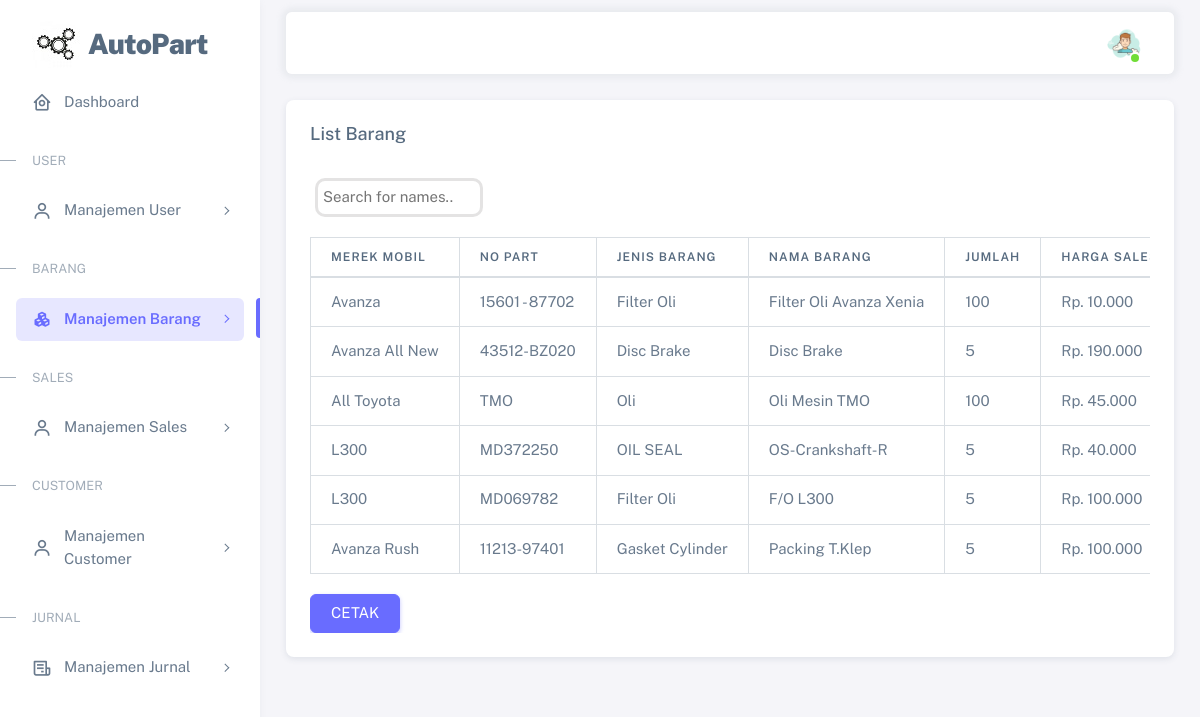
Page /admin/list_barang.php on the committed database.
### tables this page shows
CREATE TABLE `tb_barang` (
  `id_barang` bigint(100) NOT NULL,
  `jenis_mobil` varchar(100) NOT NULL,
  `merek_mobil` varchar(100) NOT NULL,
  `no_part` varchar(100) NOT NULL,
  `jenis_barang` varchar(100) NOT NULL,
  `nama_barang` varchar(100) NOT NULL,
  `jumlah_barang` varchar(100) NOT NULL,
  `nama_sales` varchar(100) NOT NULL,
  `harga_sales` varchar(100) NOT NULL,
  `harga_jual` varchar(100) NOT NULL
);

### admin/list_barang.php (the view, shortened to what this page needs)
<?php
  require_once("koneksi.php");
?>
<!DOCTYPE html>
<html>
  <head>
    <link rel="stylesheet" href="assets/vendor/fonts/boxicons.css" />
    <link rel="stylesheet" href="assets/vendor/css/core.css" />
    <link rel="stylesheet" href="assets/vendor/css/theme-default.css"/>
    <link rel="stylesheet" href="assets/css/demo.css" />
  </head>
  <body>
    <div class="layout-wrapper layout-content-navbar">
    <div class="layout-container">
 <aside id="layout-menu" class="layout-menu menu-vertical menu bg-menu-theme">
          <div class="app-brand demo">
            <a href="index.php" class="app-brand-link">
              <span class="app-brand-logo demo">
                 <img src="assets/img/favicon/admin.png">
              </span>
              <span class="app-brand-text demo menu-text fw-bolder ms-2">AutoPart</span>
            </a>
          </div>
            <ul class="menu-inner py-1">
              <li class="menu-item ">
                <a href="index.php" class="menu-link">
                  <i class="menu-icon tf-icons bx bx-home-circle"></i>
                  <div data-i18n="Analytics">Dashboard</div>
                </a>
              </li>
              <li class="menu-header small text-uppercase"><span class="menu-header-text">User</span></li>
                <li class="menu-item">
                  <a href="#" class="menu-link menu-toggle">
                    <i class="menu-icon tf-icons bx bx-user"></i>
                    <div data-i18n="Basic">Manajemen User</div>
                  </a>
                </li>
              <li class="menu-header small text-uppercase"><span class="menu-header-text">Barang</span></li>
                <li class="menu-item active">
                  <a href="#" class="menu-link menu-toggle">
                    <i class="menu-icon tf-icons bx bxs-component"></i>
                    <div data-i18n="Basic">Manajemen Barang</div>
                  </a>
                </li>
              <li class="menu-header small text-uppercase"><span class="menu-header-text">Sales</span></li>
                <li class="menu-item">
                  <a href="#" class="menu-link menu-toggle">
                    <i class="menu-icon tf-icons bx bx-user"></i>
                    <div data-i18n="Basic">Manajemen Sales</div>
                  </a>
                </li>
                <li class="menu-header small text-uppercase"><span class="menu-header-text">Customer</span></li>
                  <li class="menu-item">
                    <a href="#" class="menu-link menu-toggle">
                      <i class="menu-icon tf-icons bx bx-user"></i>
                      <div data-i18n="Basic">Manajemen Customer</div>
                    </a>
                  </li>
                <li class="menu-header small text-uppercase"><span class="menu-header-text">Jurnal</span></li>
                  <li class="menu-item">
                    <a href="#" class="menu-link menu-toggle">
                      <i class="menu-icon tf-icons bx bx-receipt"></i>
                      <div data-i18n="Basic">Manajemen Jurnal</div>
                    </a>
                  </li>
        </aside>
      <div class="layout-page">
          <nav class="layout-navbar container-xxl navbar navbar-expand-xl navbar-detached align-items-center bg-navbar-theme" id="layout-navbar">
            <div class="navbar-nav-right d-flex align-items-center" id="navbar-collapse">
              <ul class="navbar-nav flex-row align-items-center ms-auto">
                <li class="nav-item navbar-dropdown dropdown-user dropdown">
                  <a class="nav-link dropdown-toggle hide-arrow" href="javascript:void(0);" data-bs-toggle="dropdown">
                    <div class="avatar avatar-online">
                      <img src="assets/img/avatars/1.png" alt class="w-px-40 h-auto rounded-circle" />
                    </div>
                  </a>
                </li>
              </ul>
            </div>
          </nav>
          <div class="content-wrapper">
            <div class="container-xxl flex-grow-1 container-p-y">
              <div class="row align-items-center">
                <div class="col-xl-12">
                  <div class="card">
                    <h5 class="card-header">List Barang</h5>
                    <div class="card-body">
                     <div class="table-responsive text-nowrap">
                     <input type="text" id="myInput" onkeyup="myFunction()" placeholder="Search for names.." style="margin-bottom: 20px;border: 3px solid #30262621;display: block;padding: 5px;border-radius: 10px;margin-left: 5px;width: 20%; margin-top: 10px">
                      <table class="table table-bordered">
                      <thead>
                                <tr>
                                    <th>Merek Mobil</th>
                                    <th>No Part</th>
                                    <th>Jenis Barang</th>
                                    <th>Nama Barang</th>
                                    <th>Jumlah</th>
                                    <th>Harga Sales</th>
                                </tr>
                            </thead>
                            <tbody id="myTable">
                                <?php
                                    $query = "SELECT * FROM tb_barang";
                                    $query_run = mysqli_query($con, $query);
                                    if(mysqli_num_rows($query_run) > 0)
                                    {
                                        foreach($query_run as $barang)
                                        {
                                            ?>
                                            <tr>
                                                <td><?= $barang['merek_mobil']; ?></td>
                                                <td><?= $barang['no_part']; ?></td>
                                                <td><?= $barang['jenis_barang']; ?></td>
                                                <td><?= $barang['nama_barang']; ?></td>
                                                <td><?= $barang['jumlah_barang']; ?></td>
                                                <td>Rp. <?= number_format($barang['harga_sales'],0, ",", ".");?></td>
                                            </tr>
                                            <?php
                                        }
                                    }
                                    else
                                    {
                                        echo "<h5> No Record Found </h5>";
                                    }
                                ?>
                            </tbody>
                        </table>
                        <a class="btn btn-primary" href="cetak_barang.php" role="button" target="_blank" style="margin-top: 20px"> CETAK </a>
                  </div>
                </div>
              </div>
                </div>
              </div>
            </div>
          </div>
    </div>
  </div>
  </body>
</html>

### admin/assets/css/demo.css (style rules this page uses)
.menu .app-brand.demo { height: 64px; margin-top: 12px; }
.app-brand-text.demo { font-size: 1.75rem; letter-spacing: -0.5px; }

### rows in the picture
tb_barang: merek_mobil "Avanza", no_part "15601 - 87702", jenis_barang "Filter Oli", nama_barang "Filter Oli Avanza Xenia", jumlah_barang "100", harga_sales "10.000"
tb_barang: merek_mobil "Avanza All New", no_part "43512-BZ020", jenis_barang "Disc Brake", nama_barang "Disc Brake", jumlah_barang "5", harga_sales "190.000"
tb_barang: merek_mobil "All Toyota", no_part "TMO", jenis_barang "Oli", nama_barang "Oli Mesin TMO", jumlah_barang "100", harga_sales "45.000"
tb_barang: merek_mobil "L300", no_part "MD372250", jenis_barang "OIL SEAL", nama_barang "OS-Crankshaft-R", jumlah_barang "5", harga_sales "40.000"
tb_barang: merek_mobil "L300", no_part "MD069782", jenis_barang "Filter Oli", nama_barang "F/O L300", jumlah_barang "5", harga_sales "100.000"
tb_barang: merek_mobil "Avanza Rush", no_part "11213-97401", jenis_barang "Gasket Cylinder", nama_barang "Packing T.Klep", jumlah_barang "5", harga_sales "100.000"
